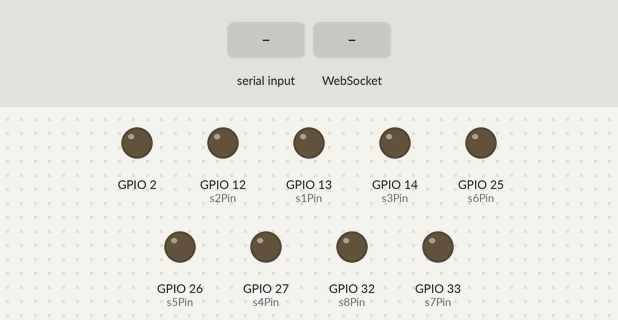
A sketch run on a simulated ESP32. Shown: output pins drawn as LEDs (lit = HIGH). Inputs (shaded band) come from the test bench. WiFi joins after 1.5 s; servers stay silent unless stated; what the sketch prints to the serial monitor is not drawn.

Above: at 0.1 s.
At 3.7 s:
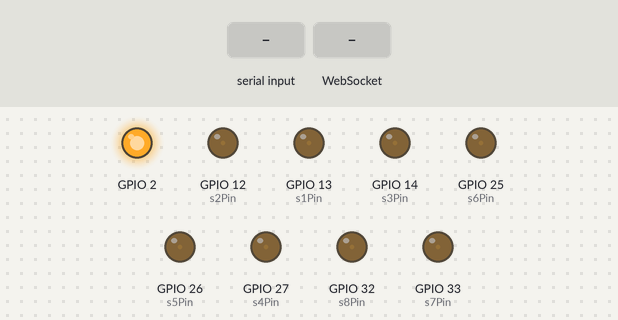
3.8 s: "90,45\n" received over Serial
6.8 s: WebSocket text "5" received
Timing chart, 0 to 9.8 s (numbered marks = the images above; inputs shaded):
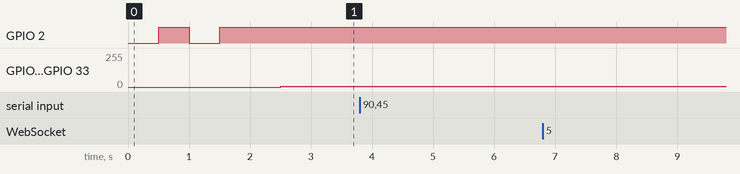

The sketch:

WEB_PORTAL.ino
```cpp
#include "SERVO_esp32.h"
// #include "SERVO_ESP32_BLUE.h"
#include "websockets_arm.h"

#define s1Pin 13
#define s2Pin 12
#define s3Pin 14
#define s4Pin 27
#define s5Pin 26
#define s6Pin 25
#define s7Pin 33
#define s8Pin 32

SERVO s1,s2,s3,s4,s5,s6,s7,s8;


const char* ssid = "ROBOCON LDCE";
const char* password = "RBCN2025";

void setup() {
  Serial.begin(115200);
  pinMode(2, 1);

  //SERVO SETUP
  setupServo(s1, s1Pin);
  setupServo(s2, s2Pin);
  setupServo(s3, s3Pin);
  setupServo(s4, s4Pin);
  setupServo(s5, s5Pin);
  setupServo(s6, s6Pin);
  setupServo(s7, s7Pin);
  setupServo(s8, s8Pin);

  //WiFi SETUP
  WiFi.begin(ssid, password);
  while (WiFi.status() != WL_CONNECTED) {
    delay(500);
    digitalWrite(2, !digitalRead(2));
    Serial.print(".");
  }
  Serial.println("\nWiFi Connected!");
  Serial.print("ESP32 IP: ");
  Serial.println(WiFi.localIP());

  setupWebSocket();

  delay(1000);
}

int inp = 0;

void loop() {

  updateWebSocket();


  if(Serial.available()) inp = Serial.parseInt();

  setServo(s1, s1Inp);
  setServo(s2, s2Inp);
  setServo(s3, s3Inp);
  setServo(s4, s4Inp);
  setServo(s5, s5Inp);
  setServo(s6, s6Inp);
  setServo(s7, s7Inp);
  setServo(s8, s8Inp);

  Serial.print(s1Inp);
  Serial.print("\t");
  Serial.print(s2Inp);
  Serial.print("\t");
  Serial.print(s3Inp);
  Serial.print("\t");
  Serial.print(s4Inp);
  Serial.print("\t");
  Serial.print(s5Inp);
  Serial.print("\t");
  Serial.print(s6Inp);
  Serial.print("\t");
  Serial.print(s7Inp);
  Serial.print("\t");
  Serial.print(s8Inp);
  Serial.print("\t");
  Serial.println();
}
```

SERVO_esp32.h
```cpp
#ifndef SERVO_H
#define SERVO_H

#define PWM_FREQ 50
#define PWM_RES 13
#define PWM_MAX 8191

struct SERVO {
  int min = 125, max = 1105, minAngle = 0, maxAngle = 225, pin;
  float alpha = 0.98, filterdDuty = 0, prevDuty = 0;
};

void setServo(SERVO& s, int angle) {
  if (angle < s.minAngle) angle = s.minAngle;
  if (angle > s.maxAngle) angle = s.maxAngle;
  uint32_t duty = map(angle, s.minAngle, s.maxAngle, s.min, s.max);

  s.filterdDuty = s.prevDuty * s.alpha + (1 - s.alpha) * duty;
  s.prevDuty = s.filterdDuty;

  if (s.filterdDuty < s.min) s.filterdDuty = s.min;
  if (s.filterdDuty > s.max) s.filterdDuty = s.max;
  ledcWrite(s.pin, s.filterdDuty);
}

void setupServo(SERVO& s, int servoPin) {
  ledcAttach(servoPin, PWM_FREQ, PWM_RES);
  s.pin = servoPin;
}


#endif
```

websockets_arm.h
```cpp
#ifndef WEBSOCKET_HANDLER_H
#define WEBSOCKET_HANDLER_H

#include <WiFi.h>
#include <WebSocketsServer.h>
#include <ArduinoJson.h>

WebSocketsServer webSocket = WebSocketsServer(81);

int yaw_web_input = 90;
int elbow_web_input = 90;
int shoulder_web_input = 90;
int wrist_web_input = 90;
int gripper_web_input = 0;

int s1Inp, s2Inp, s3Inp, s4Inp, s5Inp, s6Inp, s7Inp, s8Inp;

void handleWebSocketEvent(uint8_t num, WStype_t type, uint8_t* payload, size_t length) {
  switch (type) {
    case WStype_CONNECTED:
      {
        IPAddress ip = webSocket.remoteIP(num);
        Serial.printf("[WS] Client connected: %s\n", ip.toString().c_str());
        break;
      }

    case WStype_DISCONNECTED:
      Serial.printf("[WS] Client %u disconnected\n", num);
      break;

    case WStype_TEXT:
      {
        StaticJsonDocument<256> doc;
        DeserializationError err = deserializeJson(doc, payload, length);
        if (err) {
          Serial.print("[WS] JSON Parse Error: ");
          Serial.println(err.f_str());
          return;
        }

        // if (doc.containsKey("yaw")) yaw_web_input = doc["yaw"];
        // if (doc.containsKey("elbow")) elbow_web_input = doc["elbow"];
        // if (doc.containsKey("shoulder")) shoulder_web_input = doc["shoulder"];
        // if (doc.containsKey("wrist")) wrist_web_input = doc["wrist"];
        // if (doc.containsKey("gripper")) gripper_web_input = doc["gripper"];

        if(doc.containsKey("s1")) s1Inp = doc["s1"];
        if(doc.containsKey("s2")) s2Inp = doc["s2"];
        if(doc.containsKey("s3")) s3Inp = doc["s3"];
        if(doc.containsKey("s4")) s4Inp = doc["s4"];
        if(doc.containsKey("s5")) s5Inp = doc["s5"];
        if(doc.containsKey("s6")) s6Inp = doc["s6"];
        if(doc.containsKey("s7")) s7Inp = doc["s7"];
        if(doc.containsKey("s8")) s8Inp = doc["s8"];


        // Serial.printf("[WS] Updated: Y:%d E:%d S:%d W:%d G:%d\n",
        //               yaw_web_input, elbow_web_input, shoulder_web_input, wrist_web_input, gripper_web_input);
        break;
      }

    default:
      break;
  }
}

void setupWebSocket() {
  webSocket.begin();
  webSocket.onEvent(handleWebSocketEvent);
  Serial.println("[WS] WebSocket server started on port 81");
}

void updateWebSocket() {
  webSocket.loop();
}

void sendServoStatus() {
  StaticJsonDocument<256> doc;
  doc["yaw"] = yaw_web_input;
  doc["elbow"] = elbow_web_input;
  doc["shoulder"] = shoulder_web_input;
  doc["wrist"] = wrist_web_input;
  doc["gripper"] = gripper_web_input;

  String json;
  serializeJson(doc, json);
  webSocket.broadcastTXT(json);
}

#endif
```
